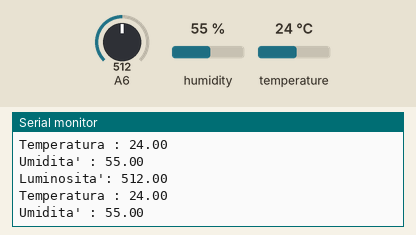
Bench run of a sketch on a simulated Arduino Nano, built with avr-gcc and run on an emulated ATmega328P. Parts: the last lines printed to the serial monitor. The inputs (shaded band) are chosen by the test bench; at power-on: humidity 55 %, A6 = 512, temperature 24 °C. No radio packets arrive unless stated.

Above: at 5.8 s.
5.9 s: humidity set to 22 %
At 10.9 s:
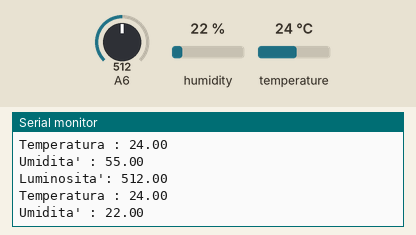
11.9 s: A6 set to 716
At 15.7 s:
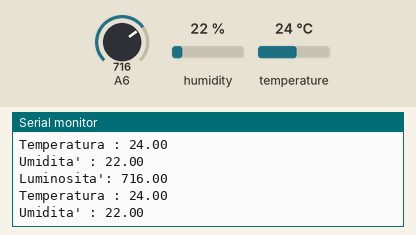
17.9 s: temperature set to 12 °C
At 20.5 s:
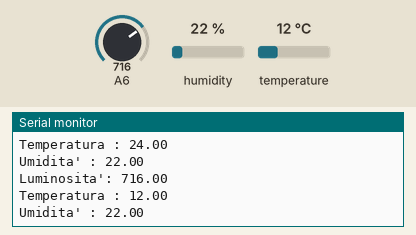
23.9 s: A6 set to 900
At 26.5 s:
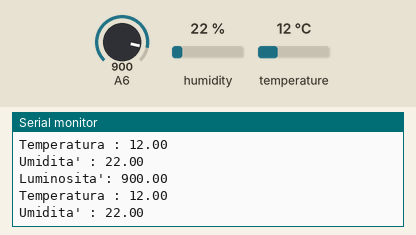
29.9 s: humidity set to 40 %
At 31.3 s:
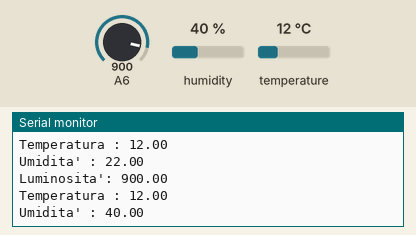
Timing chart, 0 to 32.9 s (numbered marks = the images above; inputs shaded):
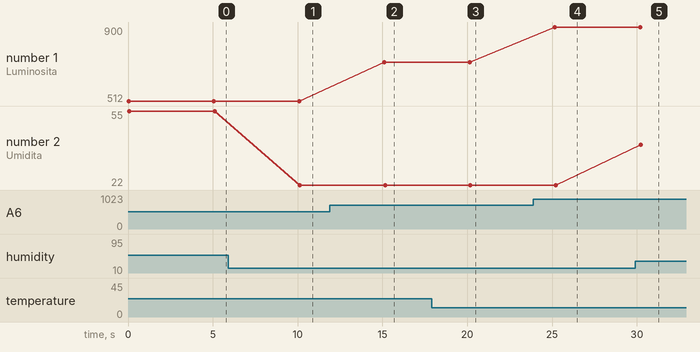

Measured:
- after the input at 5.9 s, the serial monitor: prints a new line after 4.2 s (image 1)
- after the input at 11.9 s, the serial monitor: prints a new line after 3.2 s (image 2)
- after the input at 17.9 s, the serial monitor: prints a new line after 2.3 s (image 3)
- after the input at 23.9 s, the serial monitor: prints a new line after 1.3 s (image 4)
- after the input at 29.9 s, the serial monitor: prints a new line after 0.33 s (image 5)
- plotted number 1: 512 → 716 after the input at 11.9 s, 716 → 900 after the input at 23.9 s
- plotted number 2: 55 → 22 after the input at 5.9 s, 22 → 40 after the input at 29.9 s

The sketch:

SensoreAmbientale.ino
```cpp
// (licence header left out)
#include <SPI.h>
#include <nRF24L01.h>
#include <RF24.h>

#include <dht11.h>

// Modulo nrf20l01
#define CE 9
#define SCN 10
#define SCK 13
#define MOSI 11
#define MISO 12

// Sensore DTH11
#define S 4

RF24 radio(CE,SCN);

// Imposto l'indirizzo di comunicazione
const byte address[6] = "00001";

// Imposto l'id univoco
const int id = 1;

dht11 DHT11;


void setup() {

  Serial.begin(9600);

  // Inizalizzo il modulo radio
  radio.begin();
  radio.openWritingPipe(address);
  radio.setPALevel(RF24_PA_MIN);
  radio.stopListening();

  // Inizializzo modulo temperatura
  pinMode(S,INPUT);

  // Inizializzo fotoresistore
  pinMode(A6,INPUT);
}

void loop() {
  float temp;
  float umidity;
  float light;

  // Leggo la luminosità ambientale
  light = analogRead(A6);

  // Leggo la temperatura e l'umidità dal sensore dht11
  int chk = DHT11.read(S);

  float data[4];

  data[0] = id;
  data[1] = light;
  data[2] = (float)DHT11.temperature;
  data[3] = (float)DHT11.humidity;

  // Invio i dati
  radio.write(&data,sizeof(data));

  Serial.print("Luminosita': ");
  Serial.println(light);

  Serial.print("Temperatura : ");
  Serial.println((float)DHT11.temperature);

  Serial.print("Umidita' : ");
  Serial.println((float)DHT11.humidity);

  delay(5000);


}
```
